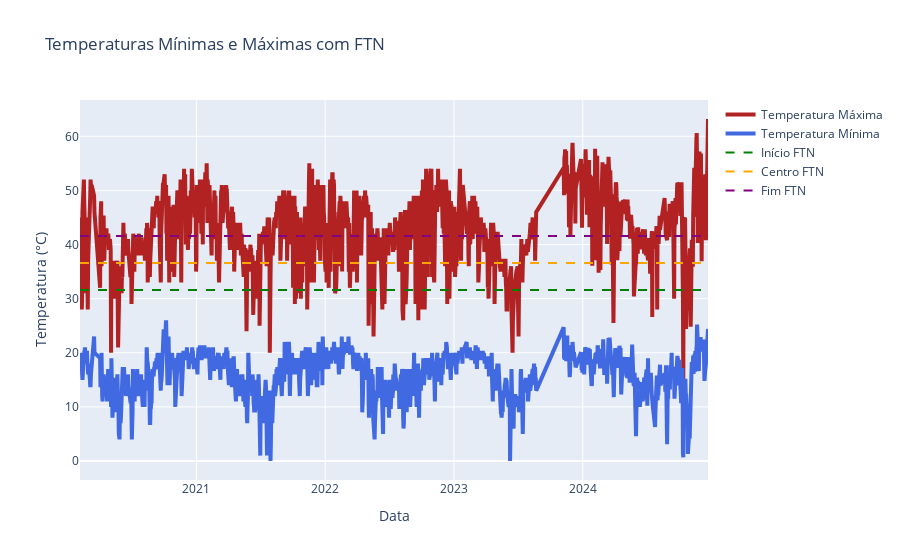

Notebook code cell kept with this figure:
### Markdown cell above
## Gráfico Temperaturas Mínimas e Máximas com FTN

### Code cell
# Agrupar por data e calcular as temperaturas mínima e máxima
df_daily = df_combined.groupby('dataref').agg(
    temp_min=('temperaturatermometro', 'min'),
    temp_max=('temperaturatermometro', 'max')
).reset_index()

# Calcular o delta
df_daily['delta'] = df_daily['temp_max'] - df_daily['temp_min']

# Aplicar as regras de filtro: delta entre 10 e 40 e temperatura mínima <= 30
df_daily = df_daily[(df_daily.delta >= 10) & (df_daily.delta <= 40) & (df_daily.temp_min <= 30)].reset_index(drop=True)

# Calcular os valores históricos
min_historico = df_daily['temp_min'].min()
max_historico = df_daily['temp_max'].max()

# Calcular os valores de FTN
inicio_FTN = (min_historico + max_historico) / 2
centro_FTN = inicio_FTN + 5
fim_FTN = inicio_FTN + 10

# Criar o gráfico
import plotly.graph_objects as go

fig = go.Figure()

# Adicionar as linhas de temperatura máxima e mínima
fig.add_trace(go.Scatter(x=df_daily['dataref'], y=df_daily['temp_max'], name='Temperatura Máxima',
                         line=dict(color='firebrick', width=4)))
fig.add_trace(go.Scatter(x=df_daily['dataref'], y=df_daily['temp_min'], name='Temperatura Mínima',
                         line=dict(color='royalblue', width=4)))

# Adicionar as linhas de FTN
fig.add_trace(go.Scatter(x=df_daily['dataref'], y=[inicio_FTN]*len(df_daily), name='Início FTN',
                         line=dict(color='green', width=2, dash='dash')))
fig.add_trace(go.Scatter(x=df_daily['dataref'], y=[centro_FTN]*len(df_daily), name='Centro FTN',
                         line=dict(color='orange', width=2, dash='dash')))
fig.add_trace(go.Scatter(x=df_daily['dataref'], y=[fim_FTN]*len(df_daily), name='Fim FTN',
                         line=dict(color='purple', width=2, dash='dash')))

# Ajustes no layout do gráfico
fig.update_layout(
    title='Temperaturas Mínimas e Máximas com FTN',
    xaxis=dict(title='Data'),
    yaxis=dict(title='Temperatura (°C)'),
    showlegend=True
)

# Exibir o gráfico
fig.show()

# Retornar os valores de FTN
inicio_FTN, centro_FTN, fim_FTN

### Figure 1 — Plotly figure (JSON) as saved in the notebook; plotly's stock layout.template omitted (floating-point values rounded to 4 significant figures; data arrays with more than 128 entries replaced by an {"elided": "..."} marker saying what was removed)
{"data": [{"line": {"color": "firebrick", "width": 4}, "name": "Temperatura Máxima", "type": "scatter", "x": {"elided": "1580 str values"}, "y": {"elided": "1580 float values"}}, {"line": {"color": "royalblue", "width": 4}, "name": "Temperatura Mínima", "type": "scatter", "x": {"elided": "1580 str values"}, "y": {"elided": "1580 float values"}}, {"line": {"color": "green", "dash": "dash", "width": 2}, "name": "Início FTN", "type": "scatter", "x": {"elided": "1580 str values"}, "y": {"elided": "1580 float values"}}, {"line": {"color": "orange", "dash": "dash", "width": 2}, "name": "Centro FTN", "type": "scatter", "x": {"elided": "1580 str values"}, "y": {"elided": "1580 float values"}}, {"line": {"color": "purple", "dash": "dash", "width": 2}, "name": "Fim FTN", "type": "scatter", "x": {"elided": "1580 str values"}, "y": {"elided": "1580 float values"}}], "layout": {"showlegend": true, "title": {"text": "Temperaturas Mínimas e Máximas com FTN"}, "xaxis": {"title": {"text": "Data"}}, "yaxis": {"title": {"text": "Temperatura (°C)"}}}}
